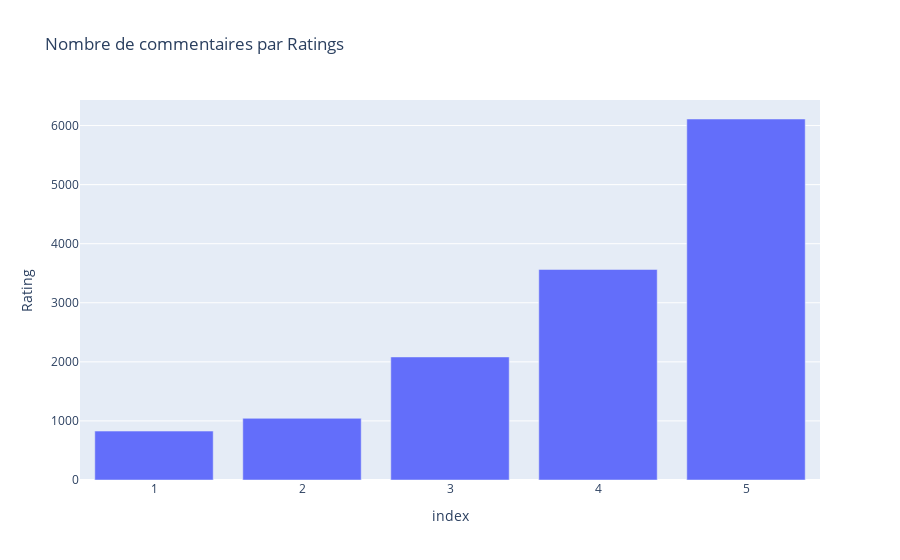

Notebook code for this chart:
### Code cell
fig = px.bar(pd.DataFrame(df['Rating'].value_counts()).reset_index(), x='index', y='Rating', title="Nombre de commentaires par Ratings")
fig.show()

### Figure 1 — Plotly figure (JSON) as saved in the notebook; plotly's stock layout.template omitted (floating-point values rounded to 4 significant figures)
{"data": [{"alignmentgroup": "True", "hovertemplate": "index=%{x}<br>Rating=%{y}<extra></extra>", "legendgroup": "", "marker": {"color": "#636efa", "pattern": {"shape": ""}}, "name": "", "offsetgroup": "", "orientation": "v", "showlegend": false, "textposition": "auto", "type": "bar", "x": [5, 4, 3, 2, 1], "xaxis": "x", "y": [6111, 3564, 2083, 1044, 828], "yaxis": "y"}], "layout": {"barmode": "relative", "legend": {"tracegroupgap": 0}, "title": {"text": "Nombre de commentaires par Ratings"}, "xaxis": {"anchor": "y", "domain": [0, 1], "title": {"text": "index"}}, "yaxis": {"anchor": "x", "domain": [0, 1], "title": {"text": "Rating"}}}}
